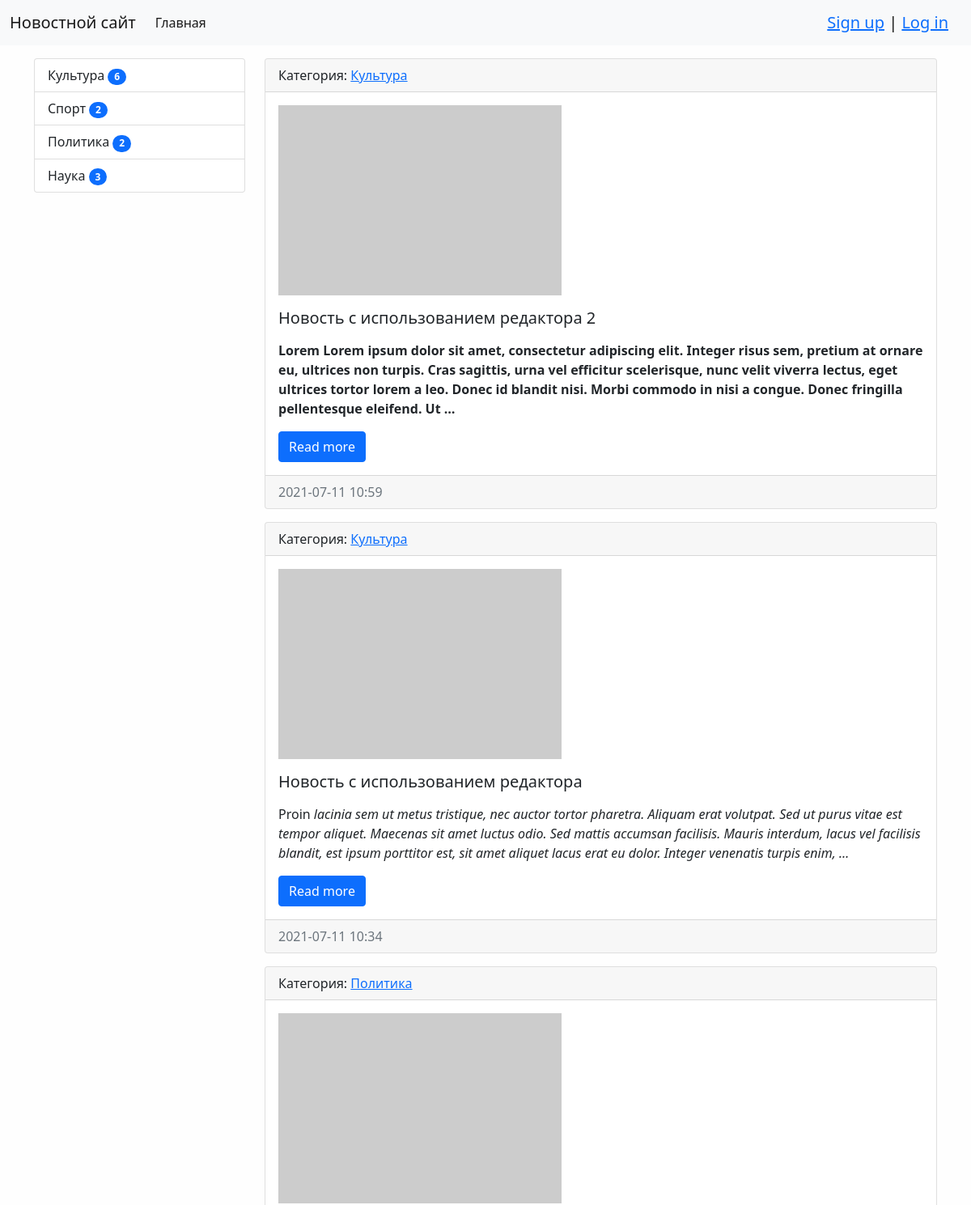
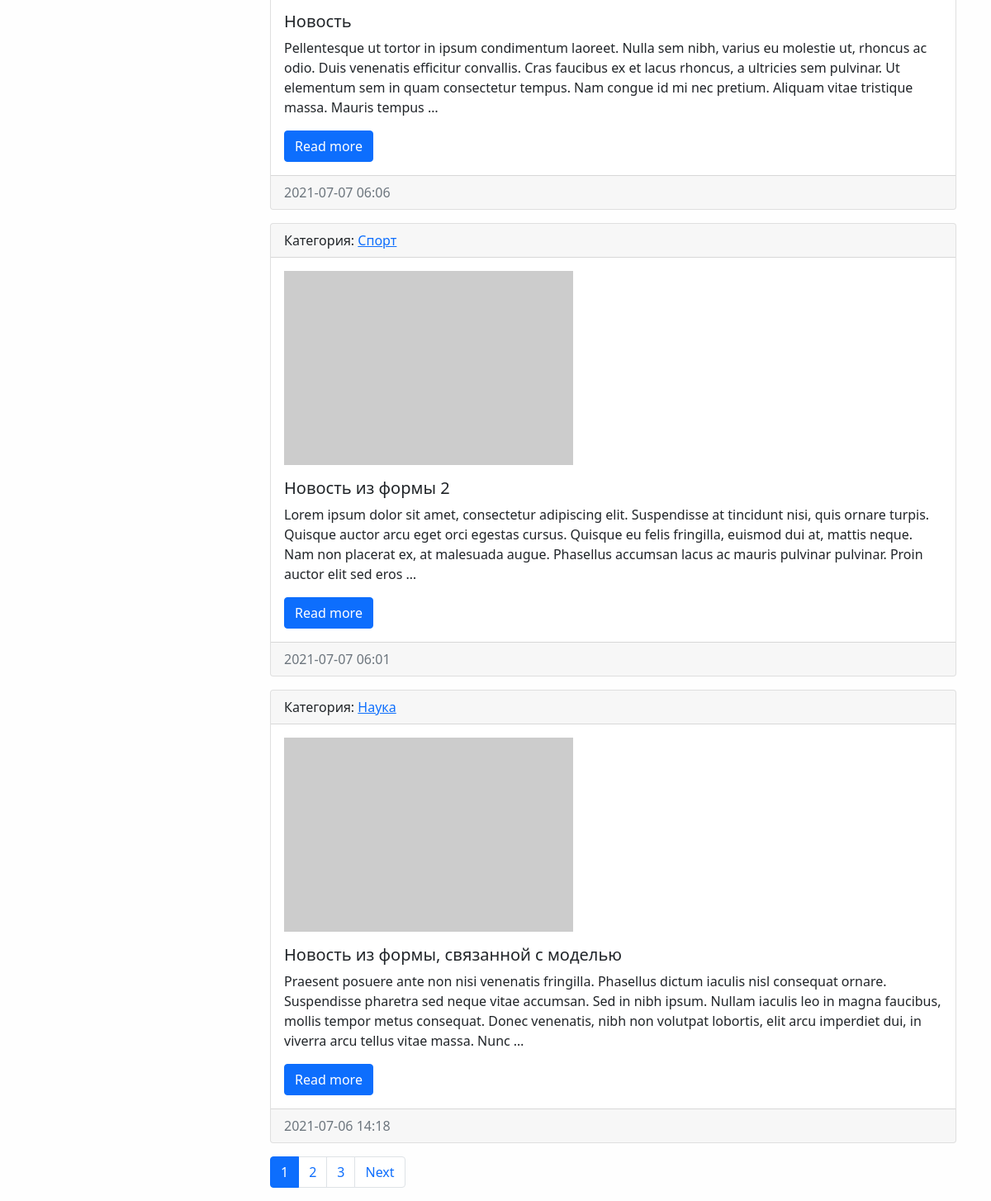
The page / on the database its author committed (2 pictures, top to bottom).
### news/models.py (models this page shows, shortened)
class Category(models.Model):
    title = models.CharField(max_length=150, verbose_name='Наименование', db_index=True)
    class Meta:
        verbose_name = 'Категория'
        verbose_name_plural = 'Категории'
        ordering = ['title']
    def __str__(self):
        return self.title
    def get_absolute_url(self):
        return reverse('index', kwargs={'category_id': self.pk})

class News(models.Model):
    title = models.CharField(max_length=150, verbose_name='Название')
    content = models.TextField(verbose_name='Содержание')
    creation_date = models.DateTimeField(auto_now_add=True, verbose_name='Создано')
    update_date = models.DateTimeField(auto_now=True, verbose_name='Обновлено')
    photo = models.ImageField(upload_to='photos/%Y/%m/%d/', verbose_name='Фото', blank=True)
    is_published = models.BooleanField(default=True, verbose_name='Опубликовано')
    views = models.IntegerField(default=0)
    category = models.ForeignKey('Category', on_delete=models.PROTECT, verbose_name='Категория')
    class Meta:
        verbose_name = 'Новость'
        verbose_name_plural = 'Новости'
        ordering = ['-creation_date', 'title']
    def get_absolute_url(self):
        return reverse('news_one', kwargs={'pk': self.pk})

### news/views.py (the view)
# urls.py: path('', HomeNews.as_view(), name='home'),
class HomeNews(MyMixin, ListView):
    model = News
    template_name = 'news/index.html'  # шаблон, по умолчанию news/news_list.html для ListView
    context_object_name = 'news'  # Объект в шаблоне, по умолчанию object_list для ListView
    mixin_prop = 'hello world'  # Пример работы примеси
    paginate_by = 5
    def get_context_data(self, *, object_list=None, **kwargs):
        context = super().get_context_data(**kwargs)  # Сохраняем старые значения
        context['title'] = 'Главная страница'  # Добавляем новые значения
        context['mixin_prop'] = self.get_upper_prop()
        return context
    def get_queryset(self):
        return News.objects.filter(is_published=True).select_related('category')

### news/templatetags/news_tags.py (called while the page is built)
@register.simple_tag()
def get_categories():
    return Category.objects.annotate(amount=Count('news', filter=F('news__is_published'))).filter(amount__gt=0)

### news/utils.py (called while the page is built)
    def get_upper_prop(self):
        return self.mixin_prop.upper()

### news/templates/news/index.html (shortened to what this page needs)
{% extends 'base.html' %}
{% block sidebar %}
{% include 'inc/_sidebar.html' %}
{% endblock sidebar %}
{% block content %}
{% for item in news %}
    <div class="card mb-3">
        <div class="card-header">
            Категория: <a href="{{ item.category.get_absolute_url }}">{{ item.category }}</a>
        </div>
        <div class="card-body">
            <div class="media">
                {% if item.photo %}
                <img class="mb-3" src="{{ item.photo.url }}" alt="" width="350">
                {% else %}
                <img class="mb-3" src="https://picsum.photos/350/235/?blur=2" alt="">
                {% endif %}
            </div>
            <div class="media-body">
                <h5 class="card-title">{{ item.title }}</h5>
                {% autoescape off %}
                <p class="card-text">{{ item.content | truncatewords_html:50}}</p>
                {% endautoescape %}
                <a href="{{ item.get_absolute_url }}" class="btn btn-primary">Read more</a>
            </div>
        </div>
        <div class="card-footer text-muted">
            {{ item.creation_date | date:"Y-m-d H:i" }}
        </div>
    </div>
{% empty %}
    <p>Новостей нет</p>
{% endfor %}
{% endblock content %}

### templates/inc/_sidebar.html (shortened to what this page needs)
{% load news_tags %}
<div class="list-group">
    {% get_categories as categories %}
    {% for item in categories %}
    <a href="{{ item.get_absolute_url }}" class="list-group-item list-group-item-action">
        {{ item.title }} <span class="badge bg-primary rounded-pill">{{ item.amount }}</span>
    </a>
    {% endfor %}
</div>

### mysite/static/css/style.css (style rules this page uses)
body { background-color: #fefefe; }

### rows shown on the page
Category: title "Культура", amount "6"
Category: title "Спорт", amount "2"
Category: title "Политика", amount "2"
Category: title "Наука", amount "3"
News: category "Культура", title "Новость с использованием редактора 2", content "Lorem Lorem ipsum dolor sit amet, consectetur adipiscing elit. Integer risus sem, pretium at ornare eu, ultrices non turpis. Cras sagittis, urna vel efficitur scelerisque, nunc velit viverra lectus, eget ultrices tortor lorem a leo. Donec id blandit nisi. Morbi commodo in nisi a congue. Donec fringilla pellentesque eleifend. Ut …", creation_date "2021-07-11 10:59"
News: category "Культура", title "Новость с использованием редактора", content "Proin lacinia sem ut metus tristique, nec auctor tortor pharetra. Aliquam erat volutpat. Sed ut purus vitae est tempor aliquet. Maecenas sit amet luctus odio. Sed mattis accumsan facilisis. Mauris interdum, lacus vel facilisis blandit, est ipsum porttitor est, sit amet aliquet lacus erat eu dolor. Integer venenatis turpis enim, …", creation_date "2021-07-11 10:34"
News: category "Политика", title "Новость", content "Pellentesque ut tortor in ipsum condimentum laoreet. Nulla sem nibh, varius eu molestie ut, rhoncus ac odio. Duis venenatis efficitur convallis. Cras faucibus ex et lacus rhoncus, a ultricies sem pulvinar. Ut elementum sem in quam consectetur tempus. Nam congue id mi nec pretium. Aliquam vitae tristique massa. Mauris tempus …", creation_date "2021-07-07 06:06"
News: category "Спорт", title "Новость из формы 2", content "Lorem ipsum dolor sit amet, consectetur adipiscing elit. Suspendisse at tincidunt nisi, quis ornare turpis. Quisque auctor arcu eget orci egestas cursus. Quisque eu felis fringilla, euismod dui at, mattis neque. Nam non placerat ex, at malesuada augue. Phasellus accumsan lacus ac mauris pulvinar pulvinar. Proin auctor elit sed eros …", creation_date "2021-07-07 06:01"
News: category "Наука", title "Новость из формы, связанной с моделью", content "Praesent posuere ante non nisi venenatis fringilla. Phasellus dictum iaculis nisl consequat ornare. Suspendisse pharetra sed neque vitae accumsan. Sed in nibh ipsum. Nullam iaculis leo in magna faucibus, mollis tempor metus consequat. Donec venenatis, nibh non volutpat lobortis, elit arcu imperdiet dui, in viverra arcu tellus vitae massa. Nunc …", creation_date "2021-07-06 14:18"

### other values the page prints
{{ p }} "1"
{{ p }} "2" "3"
